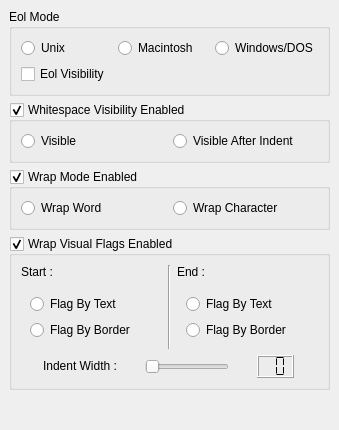
     <widget class="QWidget" name="pEditorVisibility" >
      <layout class="QVBoxLayout" >
       <property name="margin" >
        <number>9</number>
       </property>
       <property name="spacing" >
        <number>6</number>
       </property>
       <item>
        <widget class="QGroupBox" name="gbEolMode" >
         <property name="title" >
          <string>Eol Mode</string>
         </property>
         <layout class="QGridLayout" >
          <property name="margin" >
           <number>9</number>
          </property>
          <property name="spacing" >
           <number>6</number>
          </property>
          <item row="1" column="0" colspan="3" >
           <widget class="QCheckBox" name="cbEolVisibility" >
            <property name="text" >
             <string>Eol Visibility</string>
            </property>
           </widget>
          </item>
          <item row="0" column="2" >
           <widget class="QRadioButton" name="rbEolWindows" >
            <property name="text" >
             <string>Windows/DOS</string>
            </property>
           </widget>
          </item>
          <item row="0" column="1" >
           <widget class="QRadioButton" name="rbEolMac" >
            <property name="text" >
             <string>Macintosh</string>
            </property>
           </widget>
          </item>
          <item row="0" column="0" >
           <widget class="QRadioButton" name="rbEolUnix" >
            <property name="text" >
             <string>Unix</string>
            </property>
           </widget>
          </item>
         </layout>
        </widget>
       </item>
       <item>
        <widget class="QGroupBox" name="gbWhitespaceVisibilityEnabled" >
         <property name="title" >
          <string>Whitespace Visibility Enabled</string>
         </property>
         <property name="checkable" >
          <bool>true</bool>
         </property>
         <layout class="QHBoxLayout" >
          <property name="margin" >
           <number>9</number>
          </property>
          <property name="spacing" >
           <number>6</number>
          </property>
          <item>
           <widget class="QRadioButton" name="rbWsVisible" >
            <property name="text" >
             <string>Visible</string>
            </property>
           </widget>
          </item>
          <item>
           <widget class="QRadioButton" name="rbWsVisibleAfterIndent" >
            <property name="text" >
             <string>Visible After Indent</string>
            </property>
           </widget>
          </item>
         </layout>
        </widget>
       </item>
       <item>
        <widget class="QGroupBox" name="gbWrapModeEnabled" >
         <property name="title" >
          <string>Wrap Mode Enabled</string>
         </property>
         <property name="checkable" >
          <bool>true</bool>
         </property>
         <layout class="QHBoxLayout" >
          <property name="margin" >
           <number>9</number>
          </property>
          <property name="spacing" >
           <number>6</number>
          </property>
          <item>
           <widget class="QRadioButton" name="rbWrapWord" >
            <property name="text" >
             <string>Wrap Word</string>
            </property>
           </widget>
          </item>
          <item>
           <widget class="QRadioButton" name="rbWrapCharacter" >
            <property name="text" >
             <string>Wrap Character</string>
            </property>
           </widget>
          </item>
         </layout>
        </widget>
       </item>
       <item>
        <widget class="QGroupBox" name="gbWrapVisualFlagsEnabled" >
         <property name="title" >
          <string>Wrap Visual Flags Enabled</string>
         </property>
         <property name="checkable" >
          <bool>true</bool>
         </property>
         <layout class="QGridLayout" >
          <property name="margin" >
           <number>9</number>
          </property>
          <property name="spacing" >
           <number>6</number>
          </property>
          <item row="2" column="0" colspan="3" >
           <layout class="QHBoxLayout" >
            <property name="margin" >
             <number>0</number>
            </property>
            <property name="spacing" >
             <number>6</number>
            </property>
            <item>
             <widget class="QLabel" name="lWrappedLineIndentWidth" >
              <property name="sizePolicy" >
               <sizepolicy>
                <hsizetype>0</hsizetype>
                <vsizetype>0</vsizetype>
                <horstretch>0</horstretch>
                <verstretch>0</verstretch>
               </sizepolicy>
              </property>
              <property name="text" >
               <string>Indent Width :</string>
              </property>
             </widget>
            </item>
            <item>
             <widget class="QSlider" name="sWrappedLineIndentWidth" >
              <property name="sizePolicy" >
               <sizepolicy>
                <hsizetype>0</hsizetype>
                <vsizetype>0</vsizetype>
                <horstretch>0</horstretch>
                <verstretch>0</verstretch>
               </sizepolicy>
              </property>
              <property name="orientation" >
               <enum>Qt::Horizontal</enum>
              </property>
             </widget>
            </item>
            <item>
             <widget class="QLCDNumber" name="lnWrappedLineIndentWidth" >
              <property name="sizePolicy" >
               <sizepolicy>
                <hsizetype>0</hsizetype>
                <vsizetype>0</vsizetype>
                <horstretch>0</horstretch>
                <verstretch>0</verstretch>
               </sizepolicy>
              </property>
              <property name="numDigits" >
               <number>2</number>
              </property>
              <property name="segmentStyle" >
               <enum>QLCDNumber::Flat</enum>
              </property>
             </widget>
            </item>
           </layout>
          </item>
          <item rowspan="2" row="0" column="1" >
           <widget class="Line" name="lWrapVisualFlags" >
            <property name="orientation" >
             <enum>Qt::Vertical</enum>
            </property>
           </widget>
          </item>
          <item row="1" column="2" >
           <widget class="QWidget" native="1" name="wEndWrapVisualFlags" >
            <layout class="QVBoxLayout" >
             <property name="margin" >
              <number>9</number>
             </property>
             <property name="spacing" >
              <number>6</number>
             </property>
             <item>
              <widget class="QRadioButton" name="rbEndWrapFlagByText" >
               <property name="text" >
                <string>Flag By Text</string>
               </property>
              </widget>
             </item>
             <item>
              <widget class="QRadioButton" name="rbEndWrapFlagByBorder" >
               <property name="text" >
                <string>Flag By Border</string>
               </property>
              </widget>
             </item>
            </layout>
           </widget>
          </item>
          <item row="1" column="0" >
           <widget class="QWidget" native="1" name="wStartWrapVisualFlags" >
            <layout class="QVBoxLayout" >
             <property name="margin" >
              <number>9</number>
             </property>
             <property name="spacing" >
              <number>6</number>
             </property>
             <item>
              <widget class="QRadioButton" name="rbStartWrapFlagByText" >
               <property name="text" >
                <string>Flag By Text</string>
               </property>
              </widget>
             </item>
             <item>
              <widget class="QRadioButton" name="rbStartWrapFlagByBorder" >
               <property name="text" >
                <string>Flag By Border</string>
               </property>
              </widget>
             </item>
            </layout>
           </widget>
          </item>
          <item row="0" column="0" >
           <widget class="QLabel" name="lStartWrapVisualFlags" >
            <property name="text" >
             <string>Start :</string>
            </property>
           </widget>
          </item>
          <item row="0" column="2" >
           <widget class="QLabel" name="lEndWrapVisualFlags" >
            <property name="text" >
             <string>End :</string>
            </property>
           </widget>
          </item>
         </layout>
        </widget>
       </item>
       <item>
        <spacer>
         <property name="orientation" >
          <enum>Qt::Vertical</enum>
         </property>
         <property name="sizeHint" >
          <size>
           <width>321</width>
           <height>31</height>
          </size>
         </property>
        </spacer>
       </item>
      </layout>
     </widget>
